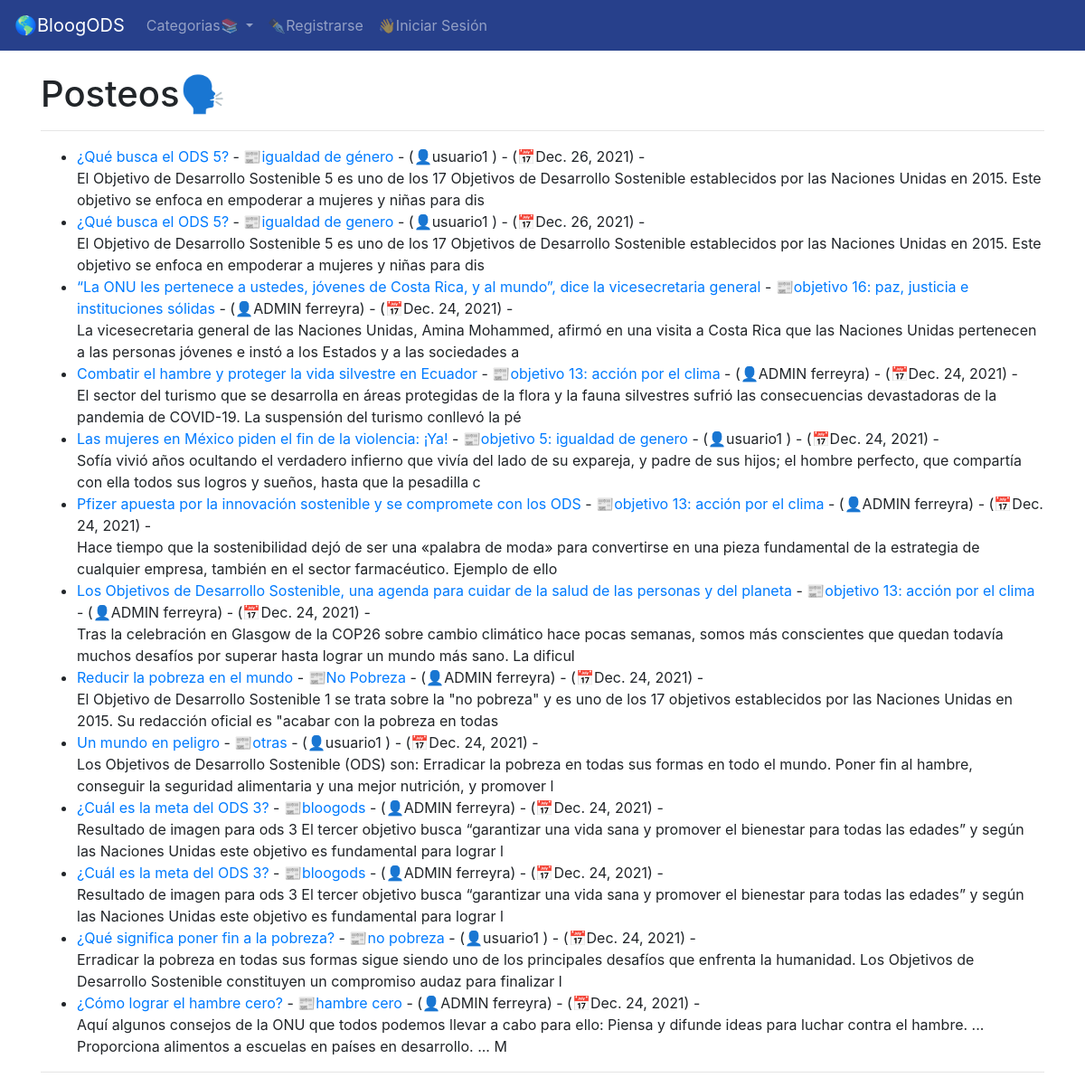
The app's page /, older data.
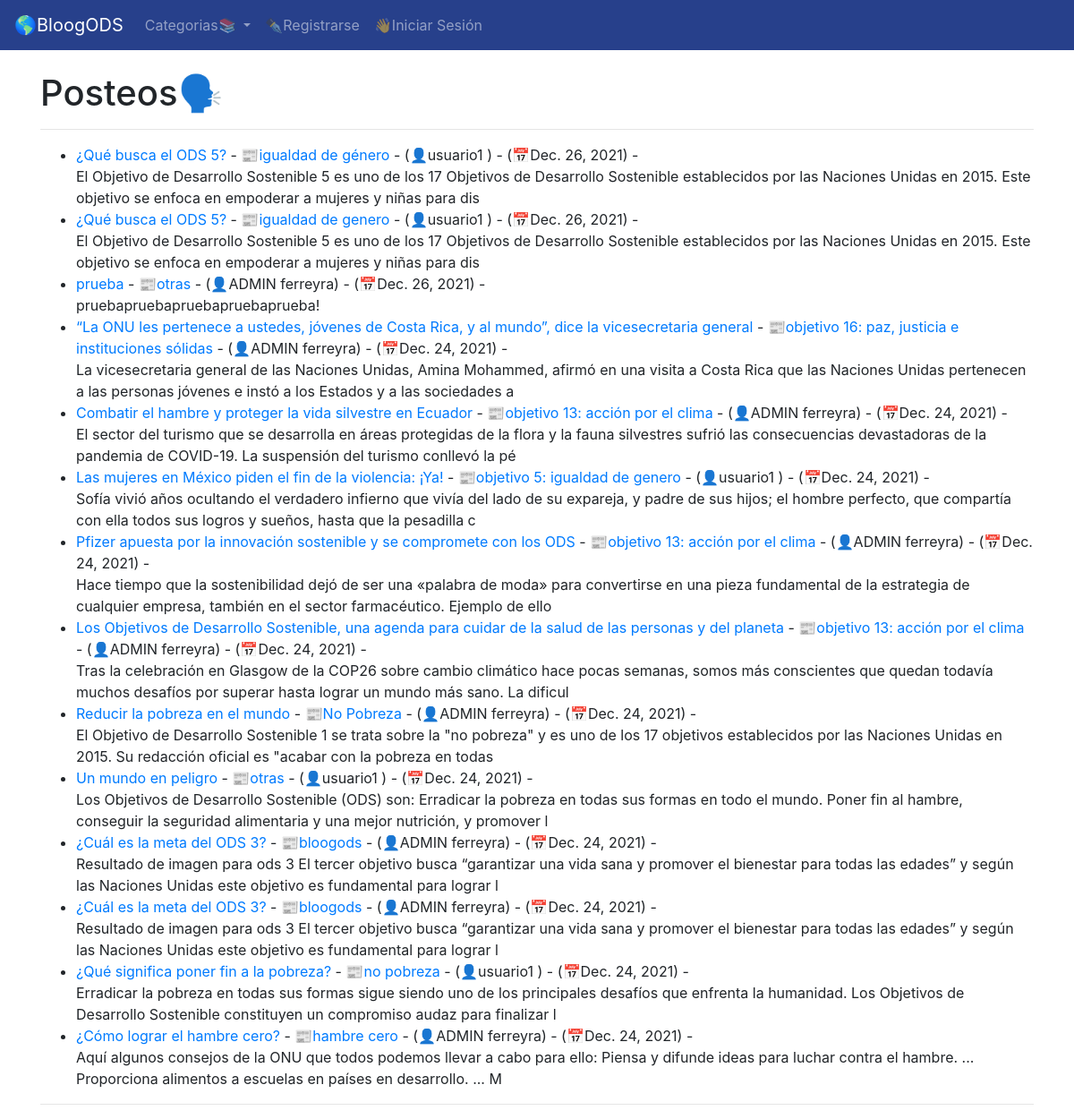
The same page, newer data.
### theblog/models.py (models this page shows, shortened)
class Post(models.Model):
    title = models.CharField(max_length=255)
    title_tag = models.CharField(max_length=255)
    author = models.ForeignKey(User, on_delete=models.CASCADE)
    body = models.TextField()
    post_date =  models.DateField(auto_now_add=True)
    category = models.CharField(max_length=255, default='Otras...')
    likes = models.ManyToManyField(User, related_name='blog_posts')

### theblog/views.py (the view)
# urls.py: path('', HomeView.as_view(), name='home'),
class HomeView(ListView):
    model = Post
    template_name = 'home.html'
    ordering = ['-post_date']
    def get_context_data(self, *args, **kwargs):
        cat_menu = Category.objects.all()
        context = super(HomeView, self).get_context_data(*args, **kwargs)
        context["cat_menu"] = cat_menu
        return context

### theblog/models.py (called while the page is built)
    def __str__(self):
        return self.name

### theblog/templates/home.html (shortened to what this page needs)
{% extends 'base.html' %}
{% block content %}
<h1>Posteos🗣️</h1>
<hr>
<ul>
{% for post in object_list %}
    <li><a href="{% url 'article-detail' post.pk %}">{{post.title}}</a>
        - <a href="{% url 'category' post.category|slugify %}">📰{{ post.category }}</a>
        - (👤{{post.author.username}} {{post.author.last_name}}) -
        (📅{{ post.post_date }}) -  </a><br/>
    {{post.body|slice:":200"|safe }}</li>
{% endfor %}
</ul>
<hr>
{% endblock  %}

Row changes from the older to the newer data that the page shows:
added Post: title "prueba", category "otras", author.username "ADMIN", author.last_name "ferreyra", post_date "Dec. 26, 2021", body "pruebapruebapruebapruebaprueba!"
